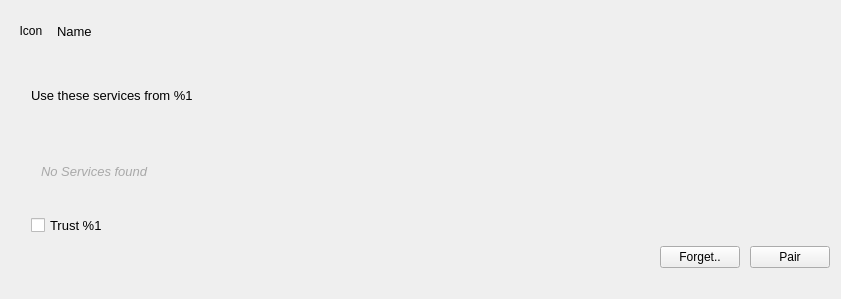
<?xml version="1.0" encoding="UTF-8"?>
<ui version="4.0">
 <class>DeviceFrame</class>
 <widget class="QFrame" name="DeviceFrame">
  <property name="geometry">
   <rect>
    <x>0</x>
    <y>0</y>
    <width>841</width>
    <height>299</height>
   </rect>
  </property>
  <property name="windowTitle">
   <string>DeviceWidget</string>
  </property>
  <property name="styleSheet">
   <string notr="true">*:hover {
	background: rgb(230,230,230);
}</string>
  </property>
  <layout class="QVBoxLayout" name="verticalLayout_2">
   <item>
    <layout class="QHBoxLayout" name="horizontalLayout_2">
     <item>
      <widget class="QLabel" name="iconLabel">
       <property name="minimumSize">
        <size>
         <width>40</width>
         <height>40</height>
        </size>
       </property>
       <property name="maximumSize">
        <size>
         <width>40</width>
         <height>40</height>
        </size>
       </property>
       <property name="text">
        <string>Icon</string>
       </property>
       <property name="alignment">
        <set>Qt::AlignCenter</set>
       </property>
      </widget>
     </item>
     <item>
      <widget class="QLabel" name="nameLabel">
       <property name="minimumSize">
        <size>
         <width>0</width>
         <height>40</height>
        </size>
       </property>
       <property name="maximumSize">
        <size>
         <width>16777215</width>
         <height>40</height>
        </size>
       </property>
       <property name="font">
        <font>
         <pointsize>10</pointsize>
        </font>
       </property>
       <property name="text">
        <string>Name</string>
       </property>
      </widget>
     </item>
    </layout>
   </item>
   <item>
    <widget class="QFrame" name="selectedFrame">
     <property name="sizePolicy">
      <sizepolicy hsizetype="Preferred" vsizetype="Preferred">
       <horstretch>0</horstretch>
       <verstretch>0</verstretch>
      </sizepolicy>
     </property>
     <property name="frameShape">
      <enum>QFrame::NoFrame</enum>
     </property>
     <property name="frameShadow">
      <enum>QFrame::Raised</enum>
     </property>
     <layout class="QVBoxLayout" name="verticalLayout">
      <property name="spacing">
       <number>10</number>
      </property>
      <property name="leftMargin">
       <number>20</number>
      </property>
      <property name="topMargin">
       <number>5</number>
      </property>
      <property name="rightMargin">
       <number>0</number>
      </property>
      <property name="bottomMargin">
       <number>20</number>
      </property>
      <item>
       <widget class="QLabel" name="useServicesLabel">
        <property name="font">
         <font>
          <pointsize>10</pointsize>
         </font>
        </property>
        <property name="text">
         <string>Use these services from %1</string>
        </property>
       </widget>
      </item>
      <item>
       <widget class="QFrame" name="servicesFrame">
        <property name="sizePolicy">
         <sizepolicy hsizetype="Preferred" vsizetype="Minimum">
          <horstretch>0</horstretch>
          <verstretch>0</verstretch>
         </sizepolicy>
        </property>
        <property name="frameShape">
         <enum>QFrame::NoFrame</enum>
        </property>
        <property name="frameShadow">
         <enum>QFrame::Raised</enum>
        </property>
        <layout class="QVBoxLayout" name="verticalLayout_3">
         <property name="spacing">
          <number>0</number>
         </property>
         <property name="leftMargin">
          <number>10</number>
         </property>
         <property name="topMargin">
          <number>10</number>
         </property>
         <property name="rightMargin">
          <number>10</number>
         </property>
         <property name="bottomMargin">
          <number>10</number>
         </property>
         <item>
          <widget class="QLabel" name="noServicesLabel">
           <property name="sizePolicy">
            <sizepolicy hsizetype="Fixed" vsizetype="Fixed">
             <horstretch>0</horstretch>
             <verstretch>0</verstretch>
            </sizepolicy>
           </property>
           <property name="font">
            <font>
             <pointsize>10</pointsize>
             <italic>true</italic>
            </font>
           </property>
           <property name="styleSheet">
            <string notr="true">color: darkgrey</string>
           </property>
           <property name="text">
            <string>No Services found</string>
           </property>
          </widget>
         </item>
        </layout>
       </widget>
      </item>
      <item>
       <widget class="QCheckBox" name="trustCheckBox">
        <property name="font">
         <font>
          <pointsize>10</pointsize>
         </font>
        </property>
        <property name="text">
         <string>Trust %1</string>
        </property>
       </widget>
      </item>
      <item>
       <layout class="QHBoxLayout" name="horizontalLayout">
        <item>
         <spacer name="horizontalSpacer">
          <property name="orientation">
           <enum>Qt::Horizontal</enum>
          </property>
          <property name="sizeHint" stdset="0">
           <size>
            <width>40</width>
            <height>20</height>
           </size>
          </property>
         </spacer>
        </item>
        <item>
         <widget class="QPushButton" name="pushButton">
          <property name="text">
           <string>Forget..</string>
          </property>
         </widget>
        </item>
        <item>
         <widget class="QPushButton" name="pairButton">
          <property name="sizePolicy">
           <sizepolicy hsizetype="Fixed" vsizetype="Fixed">
            <horstretch>0</horstretch>
            <verstretch>0</verstretch>
           </sizepolicy>
          </property>
          <property name="text">
           <string>Pair</string>
          </property>
         </widget>
        </item>
       </layout>
      </item>
     </layout>
    </widget>
   </item>
  </layout>
 </widget>
 <resources/>
 <connections/>
</ui>
